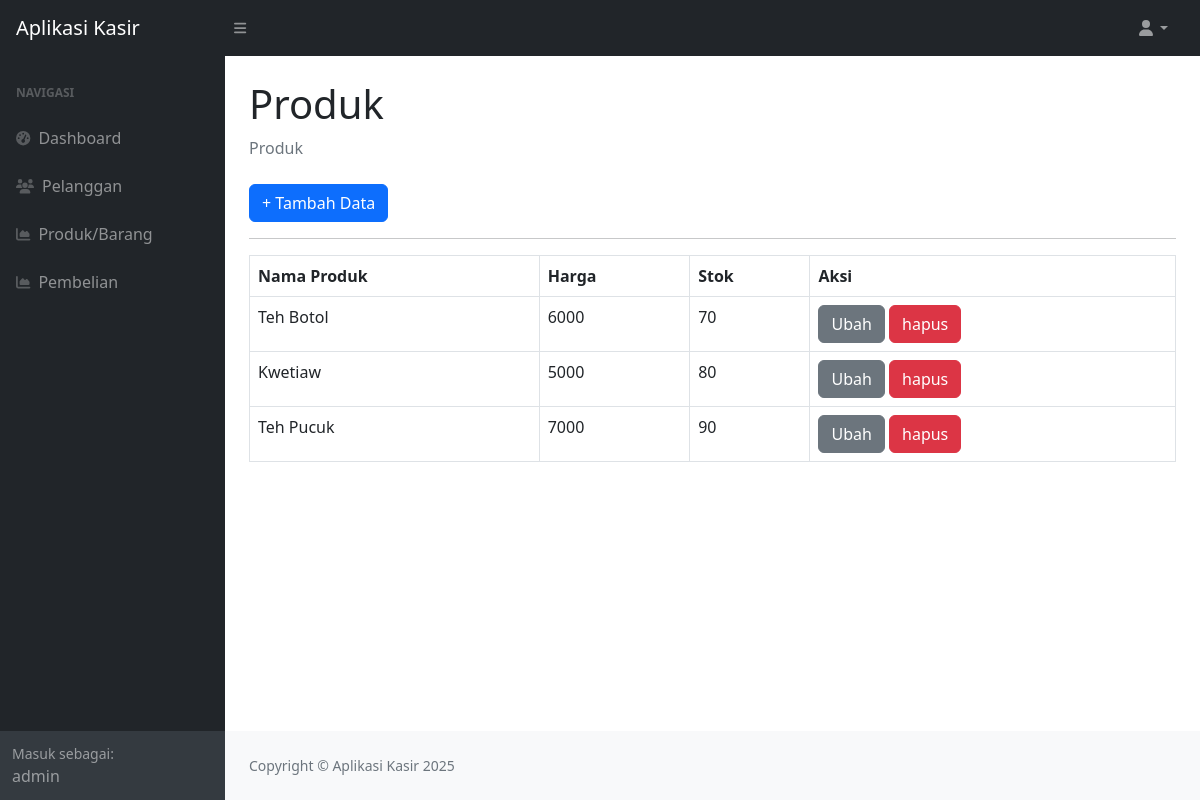
/?page=produk (signed in), run on the app's committed database.
### tables this page shows
CREATE TABLE `produk` (
  `id_produk` int(11) NOT NULL,
  `nama_produk` varchar(255) DEFAULT NULL,
  `harga` int(11) DEFAULT NULL,
  `stock` int(11) DEFAULT NULL
);

### produk.php (the view)
<div class="container-fluid px-4">
    <h1 class="mt-4">Produk</h1>
    <ol class="breadcrumb mb-4">
        <li class="breadcrumb-item active">Produk</li>
    </ol>
    <a href="?page=produk_tambah" class="btn btn-primary">+ Tambah Data</a>
    <hr>
    <table class="table table-bordered">
        <tr>
            <th>Nama Produk</th>
            <th>Harga</th>
            <th>Stok</th>
            <th>Aksi</th>
        </tr>
        <?php
            $query = mysqli_query($koneksi, "SELECT*FROM produk");
            while($data = mysqli_fetch_array( $query)) {
                ?>
                <tr>
                    <td><?php echo $data['nama_produk']; ?></td>
                    <td><?php echo $data['harga']; ?></td>
                    <td><?php echo $data['stock']; ?></td>
                    <td>
                        <a href="?page=produk_ubah&&id=<?php echo $data['id_produk']; ?>" class="btn btn-secondary">Ubah</a>
                        <a href="?page=produk_hapus&&id=<?php echo $data['id_produk']; ?>" class="btn btn-danger">hapus</a>
                    </td>
                </tr>
                <?php
            }
        ?>
    </table>
</div>

### data on the page
produk: nama_produk "Teh Botol", harga "6000", stock "70"
produk: nama_produk "Kwetiaw", harga "5000", stock "80"
produk: nama_produk "Teh Pucuk", harga "7000", stock "90"

### other printed values
$_SESSION['user']['nama'] "admin"
